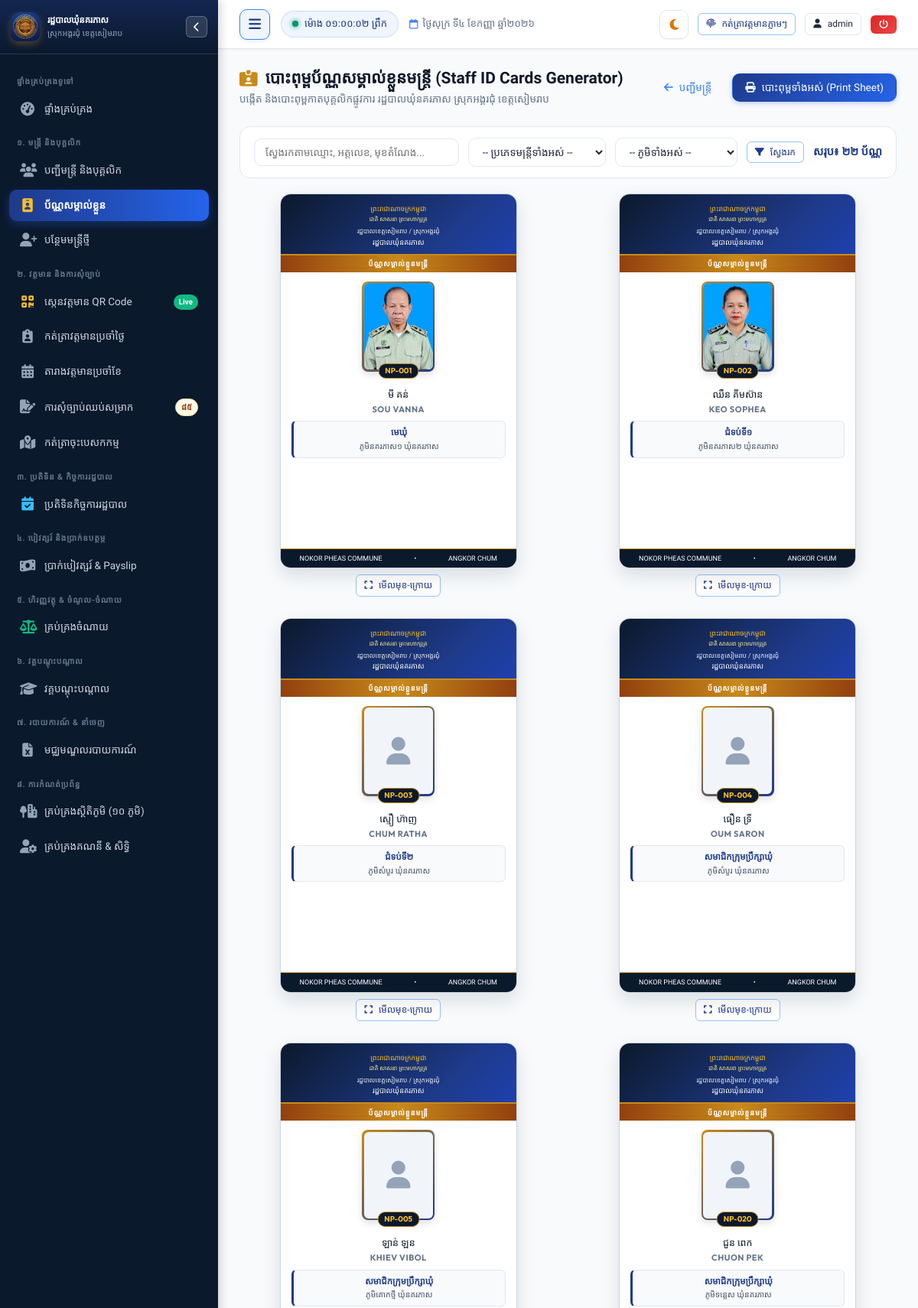
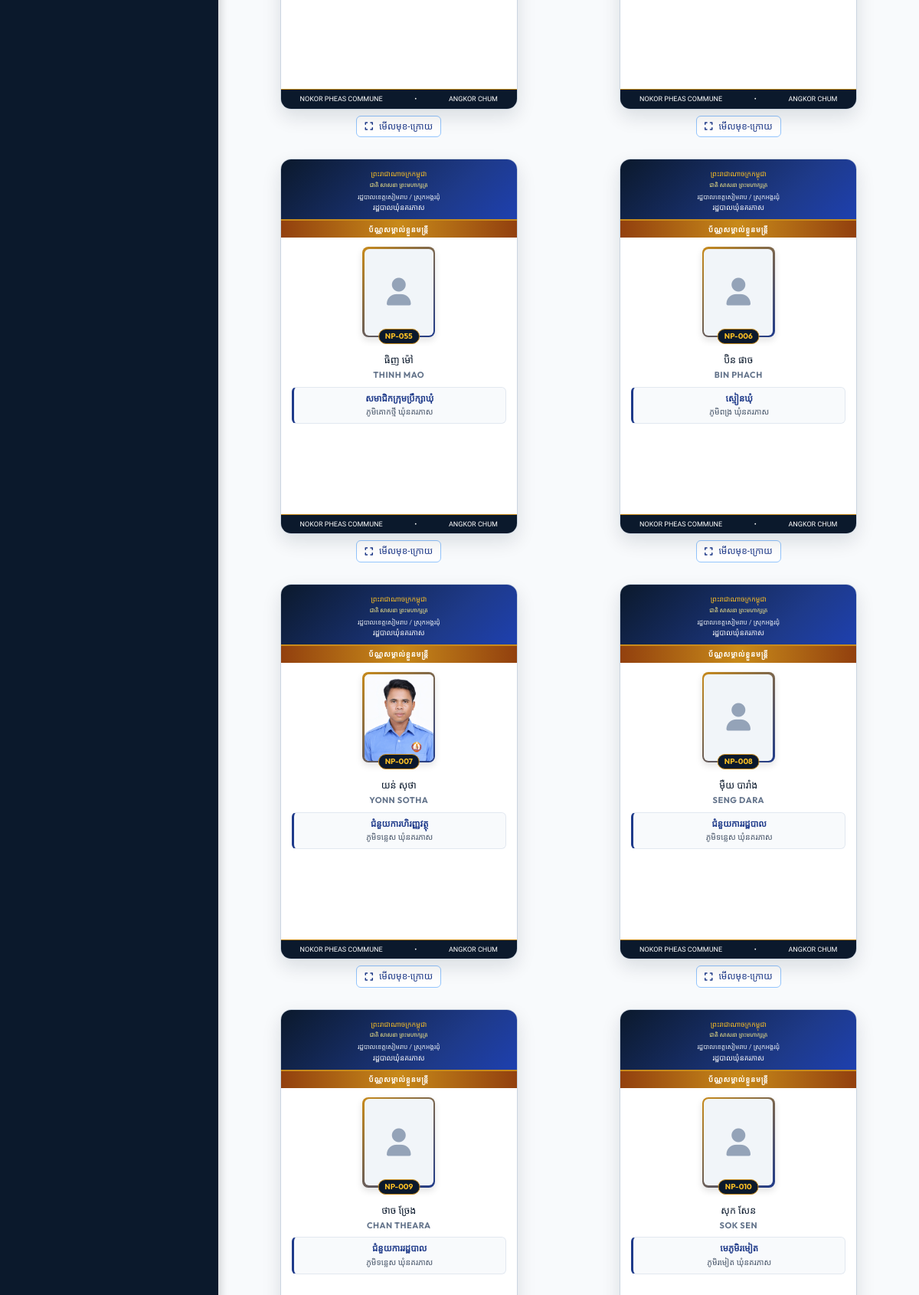
/staff/id-cards (signed in, upper part), run on the app's committed database (2 pictures, top to bottom).
### tables this page shows
CREATE TABLE staff (
        id INTEGER PRIMARY KEY AUTOINCREMENT,
        officer_code TEXT UNIQUE NOT NULL,
        name_kh TEXT NOT NULL,
        name_en TEXT NOT NULL,
        gender TEXT NOT NULL, -- 'ប្រុស', 'ស្រី'
        dob TEXT NOT NULL,
        national_id TEXT,
        phone TEXT,
        email TEXT,
        village TEXT NOT NULL,
        commune TEXT DEFAULT 'នគរភាស',
        district TEXT DEFAULT 'វ៉ារិន',
        province TEXT DEFAULT 'សៀមរាប',
        address TEXT,
        category TEXT NOT NULL, -- 'council', 'clerk', 'contract', 'village'
        position_title_kh TEXT NOT NULL,
        position_title_en TEXT,
        cadre_level TEXT, -- កម្រិតក្របខណ្ឌ
        appointment_date TEXT,
        contract_end_date TEXT,
        base_salary REAL DEFAULT 0,
        position_allowance REAL DEFAULT 0,
        family_allowance REAL DEFAULT 0,
        education_level TEXT,
        photo TEXT,
        status TEXT DEFAULT 'active', -- 'active', 'resigned', 'retired', 'suspended'
        emergency_contact TEXT,
        notes TEXT,
        created_at TIMESTAMP DEFAULT CURRENT_TIMESTAMP,
        updated_at TIMESTAMP DEFAULT CURRENT_TIMESTAMP
    );

### app.py (the view)
@app.route("/staff/id-cards")
@login_required
def staff_id_cards_batch():
    category = request.args.get("category", "")
    village = request.args.get("village", "")
    search = request.args.get("search", "").strip()
    conn = get_db()
    cursor = conn.cursor()
    query = "SELECT * FROM staff WHERE status = 'active'"
    params = []
    if category:
        query += " AND category = ?"
        params.append(category)
    if village:
        query += " AND village = ?"
        params.append(village)
    if search:
        query += " AND (name_kh LIKE ? OR name_en LIKE ? OR officer_code LIKE ? OR position_title_kh LIKE ?)"
        term = f"%{search}%"
        params.extend([term, term, term, term])
    query += " ORDER BY CASE category WHEN 'council' THEN 1 WHEN 'clerk' THEN 2 WHEN 'contract' THEN 3 ELSE 4 END, id"
    cursor.execute(query, params)
    staff_list = cursor.fetchall()
    cursor.execute("SELECT village_name_kh FROM villages ORDER BY id")
    village_list = [r[0] for r in cursor.fetchall()]
    conn.close()
    expiry_year = date.today().year + 5
    expiry_date_kh = f"៣១ ធ្នូ {to_khmer_num(expiry_year)}"
    staff_cards = []
    for s in staff_list:
        payload = f"NP-STAFF:{s['officer_code']}|{s['name_kh']}|{s['position_title_kh']}|ឃុំនគរភាស ស្រុកអង្គរជុំ"
        qr_b64 = generate_qr_base64(payload)
        staff_cards.append({
            "staff": s,
            "qr_code": qr_b64,
            "expiry_date_kh": expiry_date_kh
        })
    return render_template(
        "staff/id_cards_batch.html",
        staff_cards=staff_cards,
        categories=STAFF_CATEGORIES,
        village_list=village_list,
        selected_category=category,
        selected_village=village,
        search=search,
        total_count=len(staff_cards)
    )

### templates/staff/id_cards_batch.html (shortened to what this page needs)
{% extends "base.html" %}
{% block content %}
<div class="batch-cards-wrapper">
  <div class="page-header">
    <div class="page-header-title">
      <h1>
        <i class="fa-solid fa-id-card-clip text-gold"></i>
        <span>បោះពុម្ពប័ណ្ណសម្គាល់ខ្លួនមន្ត្រី (Staff ID Cards Generator)</span>
      </h1>
      <p>បង្កើត និងបោះពុម្ពកាតបុគ្គលិកផ្លូវការ រដ្ឋបាលឃុំនគរភាស ស្រុកអង្គរជុំ ខេត្តសៀមរាប</p>
    </div>
    <div class="page-actions">
      <a href="{{ url_for('staff_list') }}" class="btn btn-outline-secondary">
        <i class="fa-solid fa-arrow-left"></i> បញ្ជីមន្ត្រី
      </a>
      <button onclick="window.print()" class="btn btn-primary">
        <i class="fa-solid fa-print"></i> បោះពុម្ពទាំងអស់ (Print Sheet)
      </button>
    </div>
  </div>
  <div class="filter-toolbar">
    <form method="GET" action="{{ url_for('staff_id_cards_batch') }}" style="display: flex; gap: 12px; align-items: center; flex-wrap: wrap; width: 100%;">
      <div style="flex: 1; min-width: 200px;">
        <input type="text" name="search" value="{{ search }}" class="form-control" placeholder="ស្វែងរកតាមឈ្មោះ, អត្តលេខ, មុខតំណែង...">
      </div>
      <div style="width: 180px;">
        <select name="category" class="form-select" onchange="this.form.submit()">
          <option value="">-- ប្រភេទមន្ត្រីទាំងអស់ --</option>
        </select>
      </div>
      <div style="width: 160px;">
        <select name="village" class="form-select" onchange="this.form.submit()">
          <option value="">-- ភូមិទាំងអស់ --</option>
        </select>
      </div>
      <button type="submit" class="btn btn-outline-primary btn-sm">
        <i class="fa-solid fa-filter"></i> ស្វែងរក
      </button>
      <div style="margin-left: auto; font-weight: 600; color: var(--primary);">
        សរុប៖ <strong>{{ total_count | kh_num }}</strong> ប័ណ្ណ
      </div>
    </form>
  </div>
  <div class="batch-card-grid">
    {% for item in staff_cards %}
    {% set s = item.staff %}
    <div class="card-item-wrapper">
      <div class="id-card-box">
        <div class="id-card-front-header">
          <div class="header-nation">ព្រះរាជាណាចក្រកម្ពុជា</div>
          <div class="header-motto">ជាតិ សាសនា ព្រះមហាក្សត្រ</div>
          <div class="header-admin">រដ្ឋបាលខេត្តសៀមរាប / ស្រុកអង្គរជុំ</div>
          <div class="header-commune">រដ្ឋបាលឃុំនគរភាស</div>
        </div>
        <div class="id-card-title-ribbon">
          ប័ណ្ណសម្គាល់ខ្លួនមន្ត្រី
        </div>
        <div class="id-card-body">
          <div class="id-card-photo-wrapper">
            {% if s.photo %}
            <img src="{{ url_for('static', filename='uploads/' + s.photo) }}" alt="{{ s.name_kh }}" class="id-card-photo">
            {% else %}
            <div class="id-card-photo-placeholder">
              <i class="fa-solid fa-user"></i>
            </div>
            {% endif %}
            <div class="id-card-code-pill">{{ s.officer_code }}</div>
          </div>
          <div class="id-card-name-kh">{{ s.name_kh }}</div>
          <div class="id-card-name-en">{{ s.name_en or s.name_kh }}</div>
          <div class="id-card-position-box">
            <div class="id-card-position-title">{{ s.position_title_kh }}</div>
            <div class="id-card-meta-text">ភូមិ{{ s.village }} ឃុំនគរភាស</div>
          </div>
        </div>
        <div class="id-card-footer-strip">
          <span>NOKOR PHEAS COMMUNE</span>
          <span>•</span>
          <span>ANGKOR CHUM</span>
        </div>
      </div>
      <div class="card-item-actions">
        <a href="{{ url_for('staff_id_card', staff_id=s.id) }}" target="_blank" class="btn btn-sm btn-outline-primary" title="មើលកាតមុខ-ក្រោយ">
          <i class="fa-solid fa-expand"></i> មើលមុខ-ក្រោយ
        </a>
      </div>
    </div>
    {% else %}
    <div style="grid-column: 1 / -1; padding: 50px; text-align: center; color: var(--text-muted);">
      <i class="fa-solid fa-id-card" style="font-size: 40px; color: #cbd5e1; margin-bottom: 12px;"></i>
      <p>មិនមានទិន្នន័យមន្ត្រីស្របតាមការស្វែងរកនេះទេ</p>
    </div>
    {% endfor %}
  </div>
</div>
{% endblock %}

### templates/base.html (shortened to what this page needs)
<!DOCTYPE html>
<html lang="km">
<head>
  <link rel="stylesheet" href="https://cdnjs.cloudflare.com/ajax/libs/font-awesome/6.5.1/css/all.min.css">
  <link rel="stylesheet" href="{{ url_for('static', filename='css/style.css') }}?v=5.2">
</head>
<body>
  <div class="app-container">
    <aside id="app-sidebar" class="sidebar">
      <div class="sidebar-header">
        <div class="sidebar-logo-icon" style="background: transparent; overflow: hidden; padding: 0;">
          <img src="{{ url_for('static', filename='img/app-icon.png') }}" alt="Logo" style="width: 100%; height: 100%; object-fit: cover; border-radius: 8px;">
        </div>
        <div class="sidebar-title-box">
          <h3>រដ្ឋបាលឃុំនគរភាស</h3>
          <p>ស្រុកអង្គរជុំ ខេត្តសៀមរាប</p>
        </div>
        <button type="button" id="sidebar-close-btn" class="sidebar-header-hide-btn" aria-label="លាក់ម៉ឺនុយ"
          title="លាក់/បិទផ្ទាំងម៉ឺនុយ (Hide Sidebar)">
          <i class="fa-solid fa-chevron-left"></i>
        </button>
      </div>
      <div class="sidebar-menu">
        <div class="menu-category">ផ្ទាំងគ្រប់គ្រងទូទៅ</div>
        <a href="{{ url_for('dashboard') }}"
          class="nav-link {% if request.path == '/' or request.path == '/dashboard' %}active{% endif %}">
          <i class="fa-solid fa-gauge-high"></i>
          <span>ផ្ទាំងគ្រប់គ្រង</span>
        </a>
        <div class="menu-category">១. មន្ត្រី និងបុគ្គលិក</div>
        <a href="{{ url_for('staff_list') }}" class="nav-link {% if request.path == '/staff' %}active{% endif %}">
          <i class="fa-solid fa-users"></i>
          <span>បញ្ជីមន្ត្រី និងបុគ្គលិក</span>
        </a>
        <a href="{{ url_for('staff_id_cards_batch') }}"
          class="nav-link {% if request.path == '/staff/id-cards' or '/id-card' in request.path %}active{% endif %}">
          <i class="fa-solid fa-id-badge"></i>
          <span>ប័ណ្ណសម្គាល់ខ្លួន</span>
        </a>
        {% if session.role in ['admin', 'clerk'] %}
        <a href="{{ url_for('staff_create') }}" class="nav-link {% if request.path == '/staff/new' %}active{% endif %}">
          <i class="fa-solid fa-user-plus"></i>
          <span>បន្ថែមមន្ត្រីថ្មី</span>
        </a>
        {% endif %}
        <div class="menu-category">២. វត្តមាន និងការសុំច្បាប់</div>
        <a href="{{ url_for('attendance_scan') }}"
          class="nav-link {% if request.path == '/attendance/scan' %}active{% endif %}">
          <i class="fa-solid fa-qrcode" style="color: #fbbf24;"></i>
          <span>ស្កេនវត្តមាន QR Code</span>
          <span class="nav-badge" style="background: #10b981; color: #ffffff; font-size: 10px;">Live</span>
        </a>
        <a href="{{ url_for('attendance_daily') }}"
          class="nav-link {% if request.path == '/attendance/daily' %}active{% endif %}">
          <i class="fa-solid fa-clipboard-user"></i>
          <span>កត់ត្រាវត្តមានប្រចាំថ្ងៃ</span>
        </a>
        <a href="{{ url_for('attendance_monthly') }}"
          class="nav-link {% if request.path == '/attendance/monthly' %}active{% endif %}">
          <i class="fa-solid fa-calendar-days"></i>
          <span>តារាងវត្តមានប្រចាំខែ</span>
        </a>
        <a href="{{ url_for('leave_list') }}"
          class="nav-link {% if request.path.startswith('/leave') %}active{% endif %}">
          <i class="fa-solid fa-file-signature"></i>
          <span>ការសុំច្បាប់ឈប់សម្រាក</span>
          {% if pending_leaves_count > 0 %}
          <span class="nav-badge badge-warning">{{ pending_leaves_count | kh_num }}</span>
          {% endif %}
        </a>
        <a href="{{ url_for('mission_list') }}"
          class="nav-link {% if request.path.startswith('/missions') %}active{% endif %}">
          <i class="fa-solid fa-map-location-dot"></i>
          <span>កត់ត្រាចុះបេសកកម្ម</span>
        </a>
        <div class="menu-category">៣. ប្រតិទិន & កិច្ចការរដ្ឋបាល</div>
        <a href="{{ url_for('calendar_index') }}"
          class="nav-link {% if request.path.startswith('/calendar') %}active{% endif %}">
          <i class="fa-solid fa-calendar-check" style="color: #38bdf8;"></i>
          <span>ប្រតិទិនកិច្ចការរដ្ឋបាល</span>
        </a>
        <div class="menu-category">៤. បៀវត្សរ៍ និងប្រាក់ឧបត្ថម្ភ</div>
        <a href="{{ url_for('payroll_list') }}"
          class="nav-link {% if request.path.startswith('/payroll') %}active{% endif %}">
          <i class="fa-solid fa-money-bill-wave"></i>
          <span>ប្រាក់បៀវត្សរ៍ & Payslip</span>
        </a>
        <div class="menu-category">៥. ហិរញ្ញវត្ថុ & ចំណូល-ចំណាយ</div>
        <a href="{{ url_for('finance_list') }}"
          class="nav-link {% if request.path.startswith('/finance') %}active{% endif %}">
          <i class="fa-solid fa-scale-balanced" style="color: #10b981;"></i>
          <span>គ្រប់គ្រងចំណាយ</span>
        </a>
        <div class="menu-category">៦. វគ្គបណ្តុះបណ្តាល</div>
        <a href="{{ url_for('evaluation_trainings') }}"
          class="nav-link {% if request.path == '/evaluation/trainings' %}active{% endif %}">
          <i class="fa-solid fa-graduation-cap"></i>
          <span>វគ្គបណ្តុះបណ្តាល</span>
        </a>
        <div class="menu-category">៧. របាយការណ៍ & នាំចេញ</div>
        <a href="{{ url_for('reports_hub') }}" class="nav-link {% if request.path == '/reports' %}active{% endif %}">
          <i class="fa-solid fa-file-excel"></i>
          <span>មជ្ឈមណ្ឌលរបាយការណ៍</span>
        </a>
        {% if session.role in ['admin', 'clerk'] %}
        <div class="menu-category">៨. ការកំណត់ប្រព័ន្ធ</div>
        <a href="{{ url_for('settings_villages') }}"
          class="nav-link {% if request.path == '/settings/villages' %}active{% endif %}">
          <i class="fa-solid fa-tree-city"></i>
          <span>គ្រប់គ្រងស្ថិតិភូមិ (១០ ភូមិ)</span>
        </a>
        {% if session.role == 'admin' %}
        <a href="{{ url_for('settings_users') }}"
          class="nav-link {% if request.path == '/settings/users' %}active{% endif %}">
          <i class="fa-solid fa-user-gear"></i>
          <span>គ្រប់គ្រងគណនី & សិទ្ធិ</span>
        </a>
        {% endif %}
        {% endif %}
      </div>
    </aside>
    <div class="main-wrapper">
      <header class="topbar">
        <div class="topbar-left">
          <button type="button" id="sidebar-toggle-btn" class="sidebar-toggle-btn" aria-label="លាក់/បង្ហាញម៉ឺនុយ"
            title="លាក់/បង្ហាញម៉ឺនុយ (Toggle Sidebar)">
            <i class="fa-solid fa-bars"></i>
          </button>
          <div class="live-clock-badge">
            <span class="dot"></span>
            <span id="live-time-display">កំពុងផ្ទុកម៉ោង...</span>
          </div>
          <span class="topbar-date-display">
            <i class="fa-regular fa-calendar"></i>
            <span class="date-text">{{ today_khmer }}</span>
          </span>
        </div>
        <div class="topbar-right">
          <button type="button" id="theme-toggle-btn" class="theme-toggle-btn" aria-label="ប្តូរពណ៌ Theme"
            title="ប្តូរពន្លឺ Theme (Light / Dark Mode)">
            <i class="fa-solid fa-moon" id="theme-toggle-icon"></i>
          </button>
          <button id="btn-quick-checkin" onclick="handleQuickCheckin()" class="btn btn-sm btn-outline-primary"
            title="កត់ត្រាវត្តមានចូល/ចេញថ្ងៃនេះ">
            <i class="fa-solid fa-fingerprint"></i>
            <span class="btn-text">កត់ត្រាវត្តមានភ្លាមៗ</span>
          </button>
          <a href="{{ url_for('user_profile') }}" class="btn btn-sm btn-outline user-profile-btn" title="គណនីរបស់ខ្ញុំ">
            <i class="fa-solid fa-user"></i>
            <span class="user-name-text">{{ session.username }}</span>
          </a>
          <a href="{{ url_for('logout') }}" class="btn btn-sm btn-danger logout-btn" title="ចាកចេញពីប្រព័ន្ធ">
            <i class="fa-solid fa-power-off"></i>
          </a>
        </div>
      </header>
      <main class="page-content">
        {% block content %}{% endblock %}
      </main>
    </div>
  </div>
</body>
</html>

### data on the page
staff: photo (picture), officer_code "NP-001", name_kh "មី គន់", name_en "SOU VANNA", position_title_kh "មេឃុំ", village "នគរភាស១"
staff: photo (picture), officer_code "NP-002", name_kh "ឈឺន គីមស៊ាន", name_en "KEO SOPHEA", position_title_kh "ជំទប់ទី១", village "នគរភាស២"
staff: officer_code "NP-003", name_kh "ស្មឿ ហ៊ាញ", name_en "CHUM RATHA", position_title_kh "ជំទប់ទី២", village "សំបួរ"
staff: officer_code "NP-004", name_kh "ធឿន ទ្រី", name_en "OUM SARON", position_title_kh "សមាជិកក្រុមប្រឹក្សាឃុំ", village "សំបួរ"
staff: officer_code "NP-005", name_kh "ឡាន់ ឡន", name_en "KHIEV VIBOL", position_title_kh "សមាជិកក្រុមប្រឹក្សាឃុំ", village "គោកថ្មី"
staff: officer_code "NP-020", name_kh "ជួន ពេក", name_en "CHUON PEK", position_title_kh "សមាជិកក្រុមប្រឹក្សាឃុំ", village "ទន្លេស"
staff: officer_code "NP-055", name_kh "ធិញ ម៉ៅ", name_en "THINH MAO", position_title_kh "សមាជិកក្រុមប្រឹក្សាឃុំ", village "គោកថ្មី"
staff: officer_code "NP-006", name_kh "ប៊ិន ផាច", name_en "BIN PHACH", position_title_kh "ស្មៀនឃុំ", village "ពង្រ"
staff: photo (picture), officer_code "NP-007", name_kh "យន់ សុថា", name_en "YONN SOTHA", position_title_kh "ជំនួយការហិរញ្ញវត្ថុ", village "ទន្លេស"
staff: officer_code "NP-008", name_kh "ម៉ឺយ បារាំង", name_en "SENG DARA", position_title_kh "ជំនួយការរដ្ឋបាល", village "ទន្លេស"
staff: officer_code "NP-009", name_kh "ថាច ច្រែង", name_en "CHAN THEARA", position_title_kh "ជំនួយការរដ្ឋបាល", village "ទន្លេស"
staff: officer_code "NP-010", name_kh "សុក សែន", name_en "SOK SEN", position_title_kh "មេភូមិរមៀត", village "រមៀត"

### other printed values
{{ pending_leaves_count | kh_num }} "៨៥"
{{ today_khmer }} "ថ្ងៃសុក្រ ទី៤ ខែកញ្ញា ឆ្នាំ២០២៦"
{{ session.username }} "admin"
{{ total_count | kh_num }} "២២"
